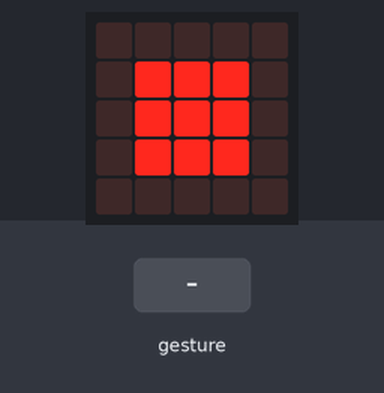
The program below on a simulated BBC micro:bit (MakeCode). On the bench: the board's 5×5 LED display. Inputs (shaded band) come from the test bench. A tilt is held for 1.5 s and a shake lasts 1 s, then the board lies face up again; the 48×5 strip is a reading aid, not a part: it shows the text the display is scrolling, unrolled, one strip-width of it at a time.

Above: at 8.8 s.
8.9 s: gesture 'logo up'
At 10.2 s:
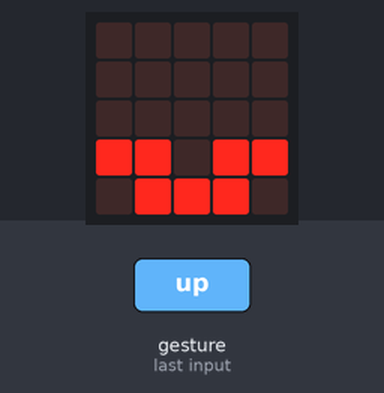
11.9 s: gesture 'logo down'
At 12.9 s:
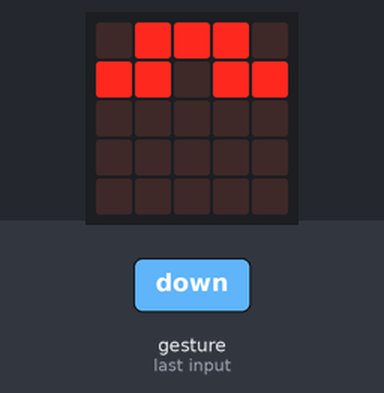
14.9 s: gesture 'tilt left'
At 16.3 s:
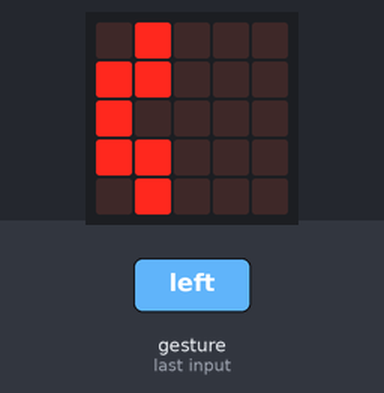
17.9 s: gesture 'tilt right'
At 18.4 s:
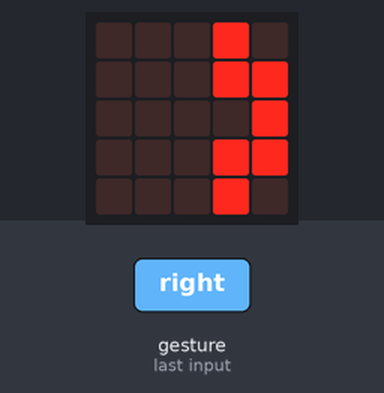
Timing chart, 0 to 20.9 s (numbered marks = the images above; inputs shaded):
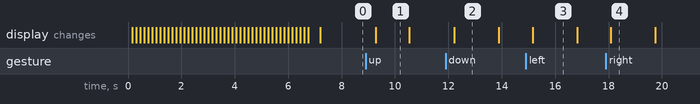

The program:

main.ts
```typescript
basic.showString("Gravite")
basic.showLeds(`
    . . . . .
    . # # # .
    . # # # .
    . # # # .
    . . . . .
    `)
basic.forever(function () {
    if (input.isGesture(Gesture.LogoUp)) {
        basic.showLeds(`
            . . . . .
            . . . . .
            . . . . .
            # # . # #
            . # # # .
            `)
    }
    if (input.isGesture(Gesture.LogoDown)) {
        basic.showLeds(`
            . # # # .
            # # . # #
            . . . . .
            . . . . .
            . . . . .
            `)
    }
    if (input.isGesture(Gesture.TiltLeft)) {
        basic.showLeds(`
            . # . . .
            # # . . .
            # . . . .
            # # . . .
            . # . . .
            `)
    }
    if (input.isGesture(Gesture.TiltRight)) {
        basic.showLeds(`
            . . . # .
            . . . # #
            . . . . #
            . . . # #
            . . . # .
            `)
    }
    if (input.isGesture(Gesture.ScreenUp)) {
        basic.showLeds(`
            . . . . .
            . # # # .
            . # # # .
            . # # # .
            . . . . .
            `)
    }
})
```

test.ts
```typescript
// les tests vont ici ; cela ne sera pas compilé si ce paquet est utilisé en tant qu'extension.
```

Measured:
- after the input at 8.9 s, the display: changes after 0.39 s (image 1)
- after the input at 11.9 s, the display: changes after 0.32 s (image 2)
- after the input at 14.9 s, the display: changes after 0.25 s (image 3)
- after the input at 17.9 s, the display: changes after 0.18 s (image 4)
- what the display in image 1 shows lasts 1.2 s, from 9.3 s to 10.5 s
- what the display in image 2 shows lasts 1.7 s, from 12.2 s to 13.9 s
